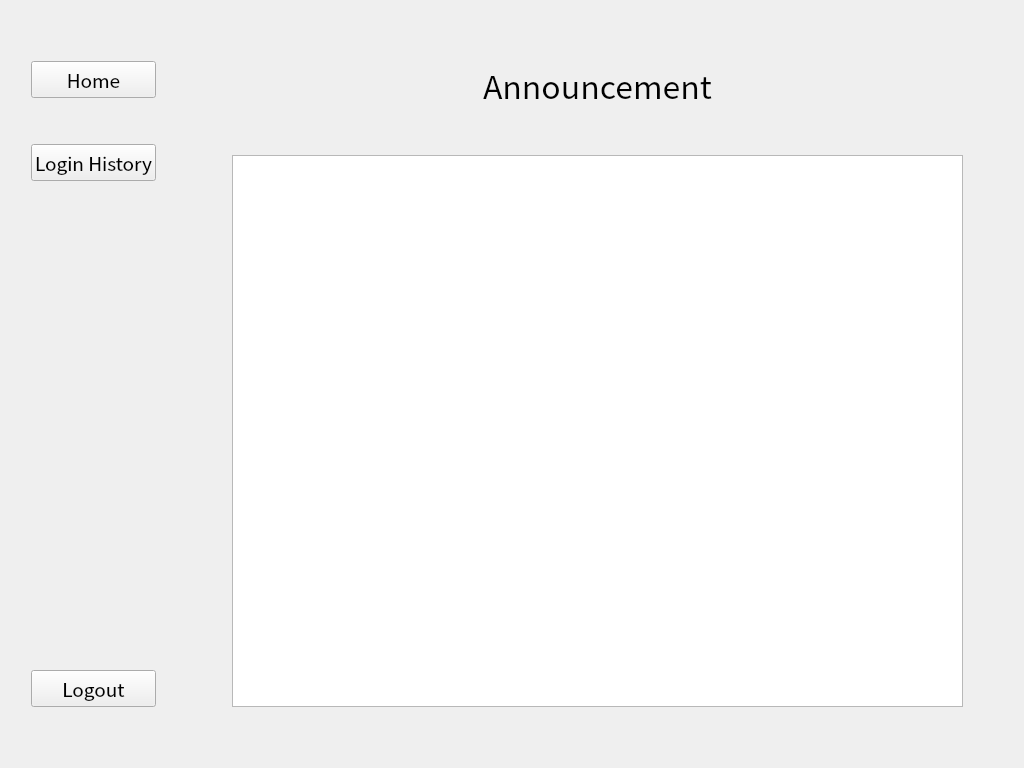
<?xml version="1.0" encoding="UTF-8"?>
<ui version="4.0">
 <class>Form</class>
 <widget class="QWidget" name="Form">
  <property name="geometry">
   <rect>
    <x>0</x>
    <y>0</y>
    <width>1024</width>
    <height>768</height>
   </rect>
  </property>
  <property name="windowTitle">
   <string>Form</string>
  </property>
  <layout class="QHBoxLayout" name="horizontalLayout">
   <item>
    <layout class="QVBoxLayout" name="sidebar_layout_announcement">
     <property name="sizeConstraint">
      <enum>QLayout::SetFixedSize</enum>
     </property>
     <property name="leftMargin">
      <number>20</number>
     </property>
     <property name="topMargin">
      <number>50</number>
     </property>
     <property name="rightMargin">
      <number>20</number>
     </property>
     <property name="bottomMargin">
      <number>50</number>
     </property>
     <item>
      <widget class="QPushButton" name="main_page_button_announcement">
       <property name="font">
        <font>
         <family>Noto Sans CJK TC</family>
         <pointsize>14</pointsize>
         <weight>50</weight>
         <bold>false</bold>
        </font>
       </property>
       <property name="text">
        <string>Home</string>
       </property>
      </widget>
     </item>
     <item>
      <spacer name="verticalSpacer_2">
       <property name="orientation">
        <enum>Qt::Vertical</enum>
       </property>
       <property name="sizeType">
        <enum>QSizePolicy::Fixed</enum>
       </property>
       <property name="sizeHint" stdset="0">
        <size>
         <width>20</width>
         <height>40</height>
        </size>
       </property>
      </spacer>
     </item>
     <item>
      <widget class="QPushButton" name="login_history_button_announcement">
       <property name="font">
        <font>
         <family>Noto Sans CJK HK</family>
         <pointsize>14</pointsize>
         <weight>50</weight>
         <bold>false</bold>
        </font>
       </property>
       <property name="text">
        <string>Login History</string>
       </property>
      </widget>
     </item>
     <item>
      <spacer name="verticalSpacer">
       <property name="orientation">
        <enum>Qt::Vertical</enum>
       </property>
       <property name="sizeType">
        <enum>QSizePolicy::MinimumExpanding</enum>
       </property>
       <property name="sizeHint" stdset="0">
        <size>
         <width>20</width>
         <height>40</height>
        </size>
       </property>
      </spacer>
     </item>
     <item>
      <widget class="QPushButton" name="logout_button_announcement">
       <property name="font">
        <font>
         <family>Noto Sans CJK HK</family>
         <pointsize>14</pointsize>
        </font>
       </property>
       <property name="text">
        <string>Logout</string>
       </property>
      </widget>
     </item>
    </layout>
   </item>
   <item>
    <layout class="QVBoxLayout" name="announcement_layout_announcement">
     <property name="leftMargin">
      <number>50</number>
     </property>
     <property name="topMargin">
      <number>50</number>
     </property>
     <property name="rightMargin">
      <number>50</number>
     </property>
     <property name="bottomMargin">
      <number>50</number>
     </property>
     <item>
      <widget class="QLabel" name="announcement_lable_announcement">
       <property name="font">
        <font>
         <family>Noto Sans CJK HK</family>
         <pointsize>24</pointsize>
        </font>
       </property>
       <property name="text">
        <string>Announcement</string>
       </property>
       <property name="alignment">
        <set>Qt::AlignCenter</set>
       </property>
      </widget>
     </item>
     <item>
      <spacer name="verticalSpacer_3">
       <property name="orientation">
        <enum>Qt::Vertical</enum>
       </property>
       <property name="sizeType">
        <enum>QSizePolicy::Fixed</enum>
       </property>
       <property name="sizeHint" stdset="0">
        <size>
         <width>20</width>
         <height>40</height>
        </size>
       </property>
      </spacer>
     </item>
     <item>
      <widget class="QListView" name="announcement_list_announcement"/>
     </item>
    </layout>
   </item>
  </layout>
 </widget>
 <resources/>
 <connections/>
</ui>
